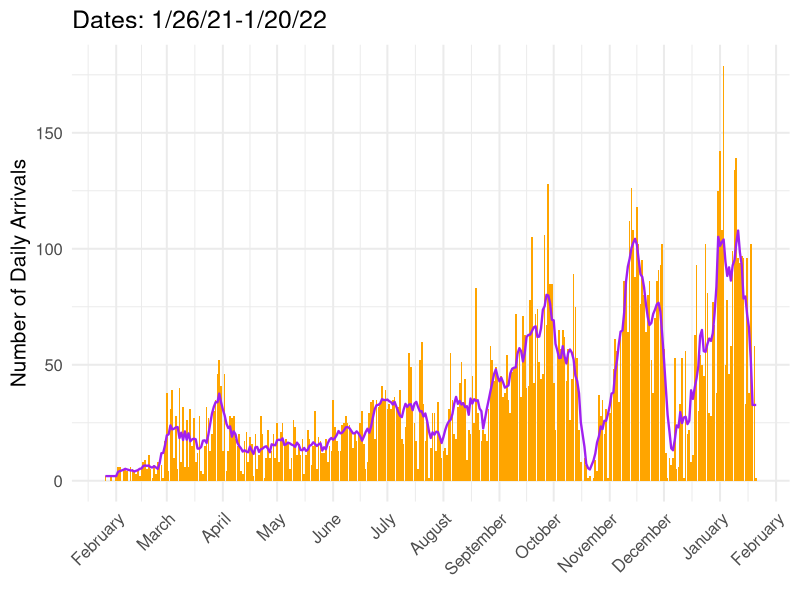
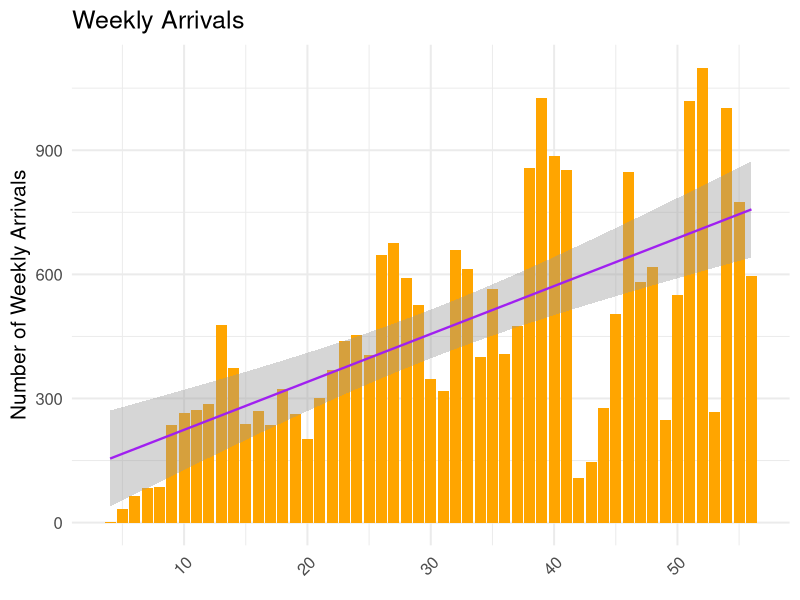
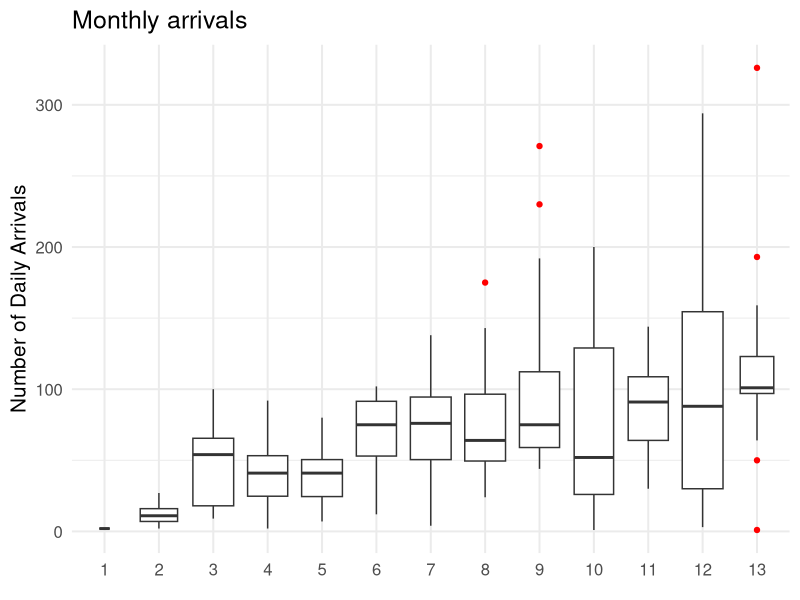
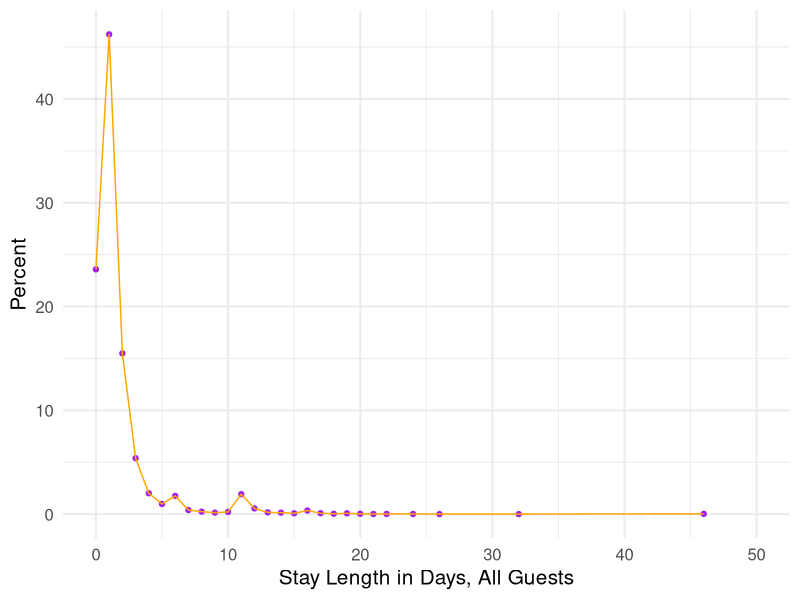
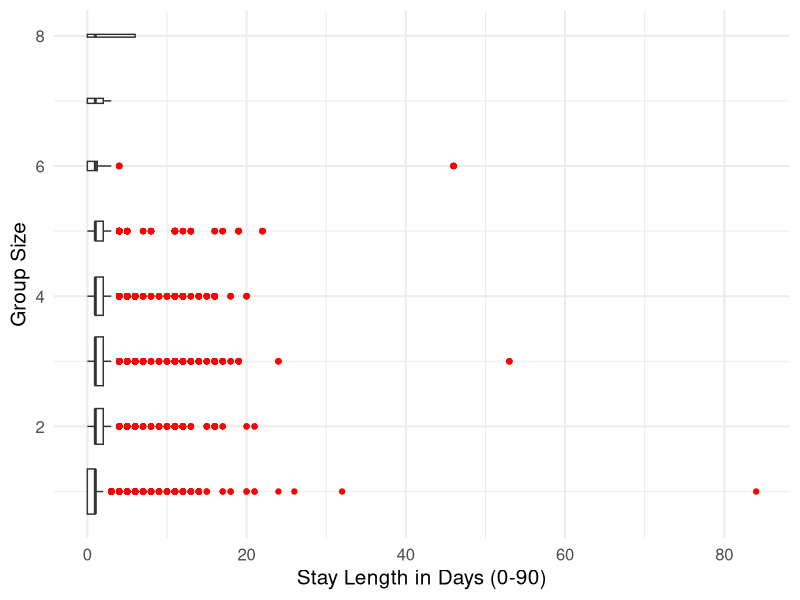
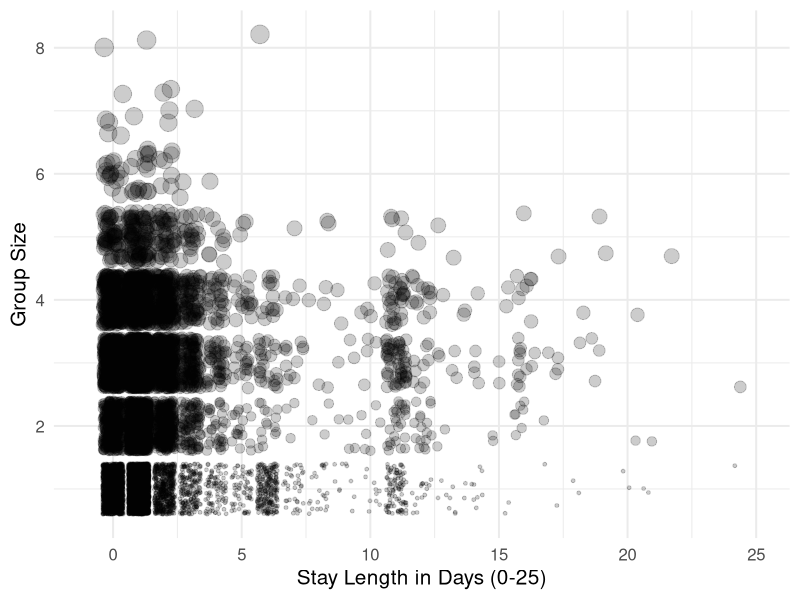
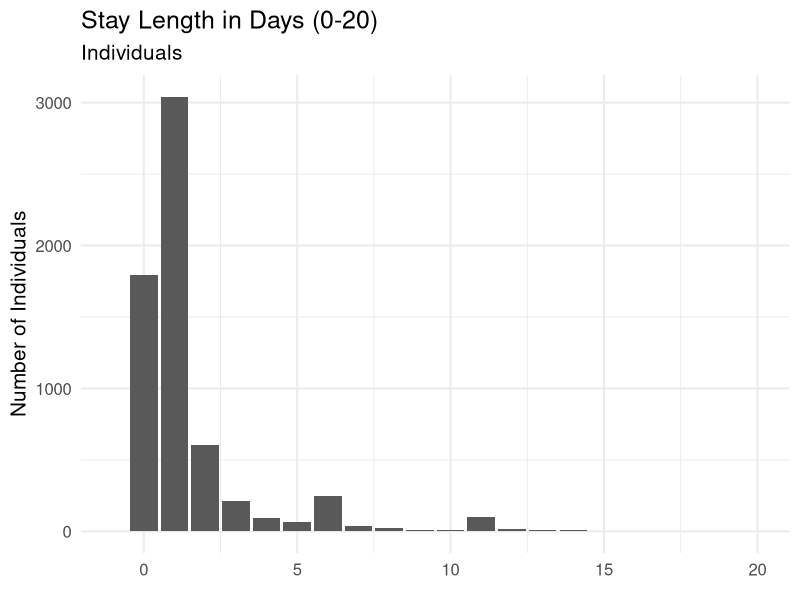
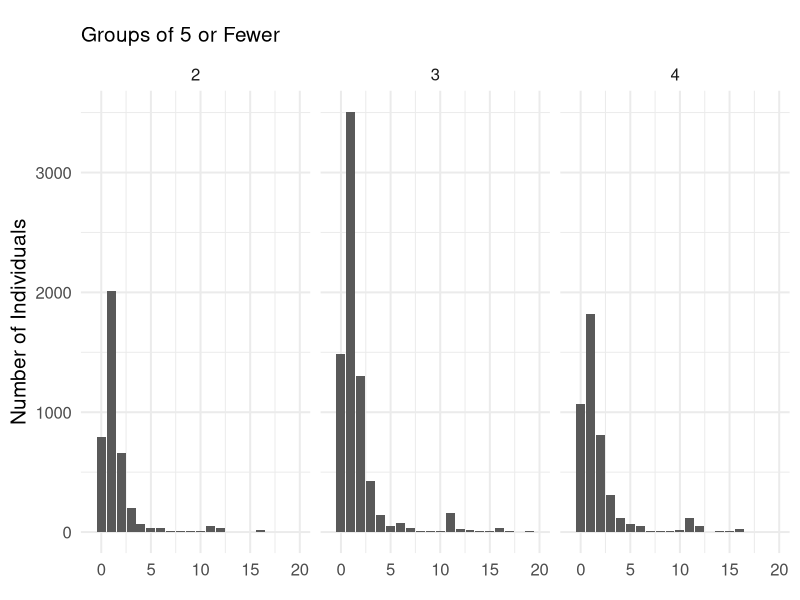

These charts were generated, in order, by the following R code:
## ---- chunk 1
library(knitr)
library(tidyverse)
opts_chunk$set(echo = TRUE, message = FALSE, warning = FALSE)
## ---- chunk 2

arrivals_7_day <- read_csv("data/arrival_date_counts_1.20.csv")

individuals <- read_csv("data/individual_all_clean_1_20_22.csv")

stay_len_perc <- read_csv("data/stay_length_percent_1_20_22.csv")

groups <- read_csv("data/group_all_clean_1_20_22.csv")

## ---- chunk 3

# set plot theme
theme_set(theme_minimal(15))

# plot daily total arrivals (bars) and individual seven-day rolling mean (line)

ggplot(arrivals_7_day, aes(x=arrival_date, y=n)) +
  geom_col(fill='orange') +
  geom_line(aes(y = seven_avg), 
            color='purple', size=.8) +
  theme(axis.text.x = element_text(angle = 45, hjust=1)) +
  labs(title = "Dates: 1/26/21-1/20/22", 
       x = element_blank(), 
       y = "Number of Daily Arrivals") +
  scale_x_date(date_breaks="1 month", 
               date_labels="%B")

# weekly arrivals barplot with linear regression
arrivals_wk <- individuals %>%
  count(week_number)

arrivals_wk %>%
  ggplot(aes(x = week_number, y = n)) +
  geom_bar(stat = "identity", fill = 'orange') +
  geom_smooth(method = "lm", formula = y ~ x, color = 'purple', size=.8) +
  theme(axis.text.x = element_text(angle = 45, hjust=1)) +
  labs(title = "Weekly Arrivals", x = element_blank(), y = "Number of Weekly Arrivals") 

# Monthly arrivals boxplot
monthly_arrivals <- individuals %>%
  count(arrival_date, arrival_month, arrival_year)

monthly_arrivals %>% #average weekly arrivals by month boxplots
  mutate(arrival_month = factor(arrival_month)) %>%
  ggplot(aes(x = arrival_month, y = n)) +
  geom_boxplot(varwidth = TRUE, 
               outlier.color = "red") +
  labs(title = "Monthly arrivals", 
       x = element_blank(), 
       y = "Number of Daily Arrivals") 

## ---- chunk 4

# plot stay length percentages
stay_len_perc %>%
  ggplot(aes(x = stay_length, 
             y = percent)) +
  geom_point(color="purple", na.rm = TRUE) +
  geom_line(color="orange", na.rm = TRUE) +
  xlim(0,50) +
  labs(x = "Stay Length in Days, All Guests", 
       y = "Percent")


# box plots of stay lengths for various group sizes
individuals %>%
  filter(stay_length >= 0) %>% 
  mutate(group_size = factor(number_in_party)) %>%
  ggplot(aes(x = stay_length, 
             y = number_in_party)) +
  geom_boxplot(aes(group = number_in_party), 
               varwidth = TRUE, outlier.color = "red",)  + # zoom in on plot because there are a few distant outliers
  labs(x = "Stay Length in Days (0-90)",
       y = "Group Size") 


# Look at distribution of group sizes for stays from 0-30 days
groups %>% # change to groups!
  filter(stay_length >= 0) %>% 
  ggplot(aes(x = stay_length, 
             y = number_in_party)) +
  geom_jitter(aes(size = number_in_party), 
              alpha = .2, show.legend = FALSE, na.rm = TRUE) +
  xlim(-1, 25) +   # align x-axis
  labs(y = "Group Size", 
       x = "Stay Length in Days (0-25)") 
  
## ---- chunk 5

# look at stay length distribution for individuals
individuals %>%
  filter(stay_length >= 0 
         & number_in_party == 1) %>% #filter out mistakes in recording year (negative values)
  ggplot(aes(x = stay_length)) +
  geom_bar(na.rm = TRUE) +
  xlim(-1, 20) +
  labs(title = "Stay Length in Days (0-20)", 
       subtitle = "Individuals", 
       x = element_blank(), 
       y = "Number of Individuals") 

# look at stay length distribution for different party sizes
individuals %>%
  filter(stay_length >= 0 
         & number_in_party < 5 
         & number_in_party != 1) %>% #filter out mistakes in recording year (negative values)
  ggplot(aes(x = stay_length)) +
  geom_bar(na.rm = TRUE) +
  xlim(-1, 20) +
  facet_wrap(~number_in_party) +
  labs(title = element_blank(), 
       subtitle = "Groups of 5 or Fewer", 
       x = element_blank(), 
       y = "Number of Individuals") 

individuals %>%
  filter(stay_length >= 0 & number_in_party >= 5) %>% #filter out mistakes in recording year (negative values)
  ggplot(aes(x = stay_length)) +
  geom_bar(na.rm = TRUE) +
  xlim(-1, 20) +
  facet_wrap(~number_in_party) +
  labs(title = element_blank(), 
       subtitle = "Groups of 5 to 8", 
       x = element_blank(), 
       y = "Number of Individuals") 

